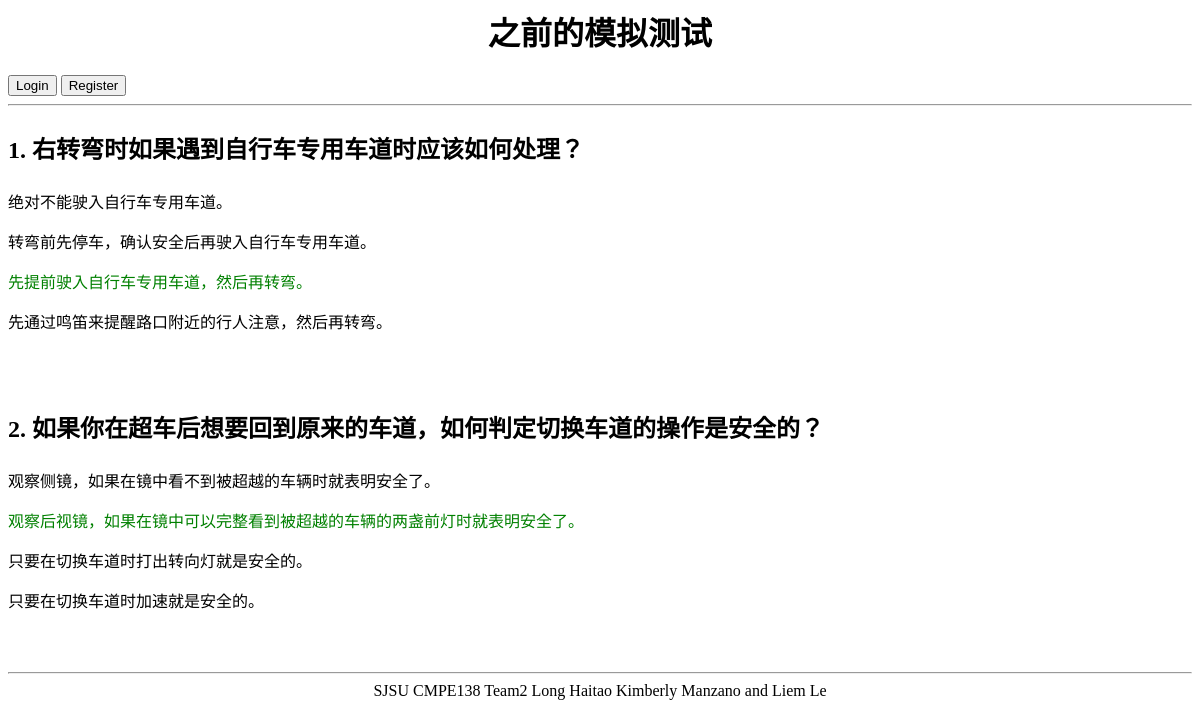
Screenshot of /user_view_one_test.php?test_id=4 with the database file from the repository.
### tables this page shows
CREATE TABLE `tests_contain_questions` (
  `test_id` int(4) NOT NULL,
  `question_id` int(4) NOT NULL
);

CREATE TABLE `questions` (
  `question_id` int(4) NOT NULL,
  `stem` varchar(200) NOT NULL,
  `num_of_options` tinyint(1) NOT NULL,
  `option1` varchar(50) NOT NULL,
  `option2` varchar(50) NOT NULL,
  `option3` varchar(50) NOT NULL,
  `option4` varchar(50) NOT NULL,
  `answer` tinyint(1) NOT NULL,
  `page_id` varchar(20) NOT NULL
);

### include/config.php (called while the page is built, shortened)
<?php
include_once "Table.php";
include_once "Logger.php";
$host = "localhost";
$username = "root";
$password = "";
$database = "DMVhelper";
$log = new Logger('log/', LogLevel::INFO);
try {
    $pdo = new PDO("mysql:host={$host};dbname={$database};charset=utf8",
                   $username,
                   $password);
} catch (PDOException $e) {
    echo $e->getMessage();
    $log->error($e->getMessage());
}
$table_questions = new Table($pdo, $log, 'questions', 'question_id');
$table_tests_contain_questions = new Table($pdo, $log, 'tests_contain_questions');

### include/Table.php (called while the page is built, shortened)
<?php
include_once "Logger.php";
class Table {
    private $pdo;
    private $log;
    public function __construct(PDO $pdo, Logger $log, string $table, string $primaryKey='') {
        $this->pdo = $pdo;
        $this->log = $log;
    }
    public function select($sql) {
        $stmt = $this->action($sql);
        return $stmt->fetchAll();
    }
    private function action($sql) {
        try {
            $this->log->info(($_SESSION['email'] ?? 'Anonymous').', '.basename($_SERVER['SCRIPT_FILENAME']).', '.$sql);
            $stmt = $this->pdo->query($sql);
        } catch (PDOException $e) {
            $this->log->error($e->getMessage());
            echo $e->getMessage();
        }
        return $stmt;
    }
}

### include/Logger.php (called while the page is built, shortened)
<?php
class Logger extends AbstractLogger
{
    protected $options = array (
        'extension'      => 'txt',
        'dateFormat'     => 'Y-m-d G:i:s.u',
        'filename'       => false,
        'flushFrequency' => false,
        'prefix'         => 'log_',
        'logFormat'      => false,
        'appendContext'  => true,
    );
    private $logFilePath;
    protected $logLevels = array(
        LogLevel::EMERGENCY => 0,
        LogLevel::ALERT     => 1,
        LogLevel::CRITICAL  => 2,
        LogLevel::ERROR     => 3,
        LogLevel::WARNING   => 4,
        LogLevel::NOTICE    => 5,
        LogLevel::INFO      => 6,
        LogLevel::DEBUG     => 7
    );
    public function __construct($logDirectory, $logLevelThreshold = LogLevel::DEBUG, array $options = array())
    {
        $this->logLevelThreshold = $logLevelThreshold;
        $this->options = array_merge($this->options, $options);
    }
    public function setLogFilePath($logDirectory) {
        if ($this->options['filename']) {
            if (strpos($this->options['filename'], '.log') !== false || strpos($this->options['filename'], '.txt') !== false) {
                $this->logFilePath = $logDirectory.DIRECTORY_SEPARATOR.$this->options['filename'];
            }
            else {
                $this->logFilePath = $logDirectory.DIRECTORY_SEPARATOR.$this->options['filename'].'.'.$this->options['extension'];
            }
        } else {
            $this->logFilePath = $logDirectory.DIRECTORY_SEPARATOR.$this->options['prefix'].date('Y-m-d').'.'.$this->options['extension'];
        }
    }
    public function setFileHandle($writeMode) {
        $this->fileHandle = fopen($this->logFilePath, $writeMode);
    }
    public function log($level, $message, array $context = array())
    {
        $message = $this->formatMessage($level, $message, $context);
    }
    protected function formatMessage($level, $message, $context)
    {
        if ($this->options['logFormat']) {
            $parts = array(
                'date'          => $this->getTimestamp(),
                'level'         => strtoupper($level),
                'level-padding' => str_repeat(' ', 9 - strlen($level)),
                'priority'      => $this->logLevels[$level],
                'message'       => $message,
                'context'       => json_encode($context),
            );
            $message = $this->options['logFormat'];
            foreach ($parts as $part => $value) {
                $message = str_replace('{'.$part.'}', $value, $message);
            }
        } else {
            $message = "[{$this->getTimestamp()}] [{$level}] {$message}";
        }
        return $message.PHP_EOL;
    }
    private function getTimestamp()
    {
        $originalTime = microtime(true);
        $micro = sprintf("%06d", ($originalTime - floor($originalTime)) * 1000000);
        $date = new DateTime(date('Y-m-d H:i:s.'.$micro, (int)$originalTime));
        return $date->format($this->options['dateFormat']);
    }
}

### user_view_one_test.php (the view, shortened to what this page needs)
<?php include('include/config.php') ?>
<html>
    <head>
        <link href="css/style.css" rel="stylesheet" type="text/css">
    </head>
    <body>
    <div class="center-text"><h1>之前的模拟测试</h1></div>
    <?php include('include/login.php') ?>
    <hr>
<?php
$sql = "SELECT question_id from tests_contain_questions WHERE test_id = {$_GET['test_id']}";
$question_ids = $table_tests_contain_questions->select($sql);
$qnum = 0;
foreach ($question_ids as $question_id) {
    $sql = "SELECT * FROM questions WHERE question_id = {$question_id['question_id']}";
    $q = $table_questions->select($sql)[0];
    $stem = $q['stem'];
    $num_of_options = $q['num_of_options'];
    $correct_answer = $q['answer'];
    $qnum++;
    echo <<< _END
        <div class="question-stem"><p>$qnum.  $stem</p></div>
    _END;
    for ($i = 1; $i <= $num_of_options; $i++) {
        $option = $q["option" . $i];
        if ($i == $correct_answer)
            echo <<< _END
            <p class="right">$option</p>
            _END;
        else
            echo <<< _END
            <p>$option</p>
            _END;
    }
    echo "<br /><br />";
}
?>
    <hr>
    <?php include('include/footer.php') ?>
    </body>
</html>

### css/style.css (style rules this page uses)
.center-text { text-align: center; }
.question-stem { font-size: 1.5em; font-weight: bold; color:black; }

### user_view_one_test.php (style rules this page uses)
.question-stem { font-size: 20px; font-weight: bold; }
.right { color: green; }

### rows the page displays
tests_contain_questions: question.stem "右转弯时如果遇到自行车专用车道时应该如何处理？", question.option1 "绝对不能驶入自行车专用车道。", question.option2 "转弯前先停车，确认安全后再驶入自行车专用车道。", question.option3 "先提前驶入自行车专用车道，然后再转弯。", question.option4 "先通过鸣笛来提醒路口附近的行人注意，然后再转弯。"
tests_contain_questions: question.stem "如果你在超车后想要回到原来的车道，如何判定切换车道的操作是安全的？", question.option1 "观察侧镜，如果在镜中看不到被超越的车辆时就表明安全了。", question.option2 "观察后视镜，如果在镜中可以完整看到被超越的车辆的两盏前灯时就表明安全了。", question.option3 "只要在切换车道时打出转向灯就是安全的。", question.option4 "只要在切换车道时加速就是安全的。"
